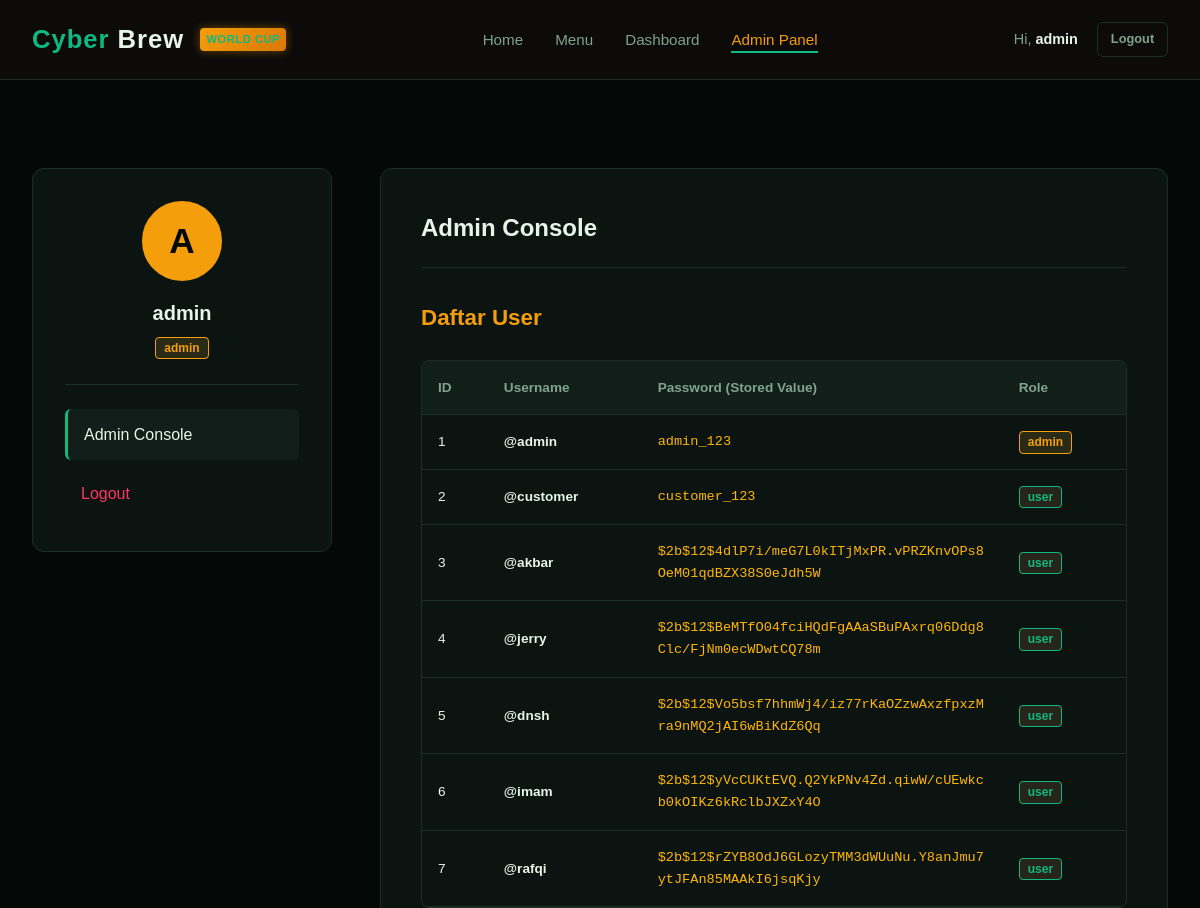
The page /admin (signed in, upper part) on the database as committed earlier.
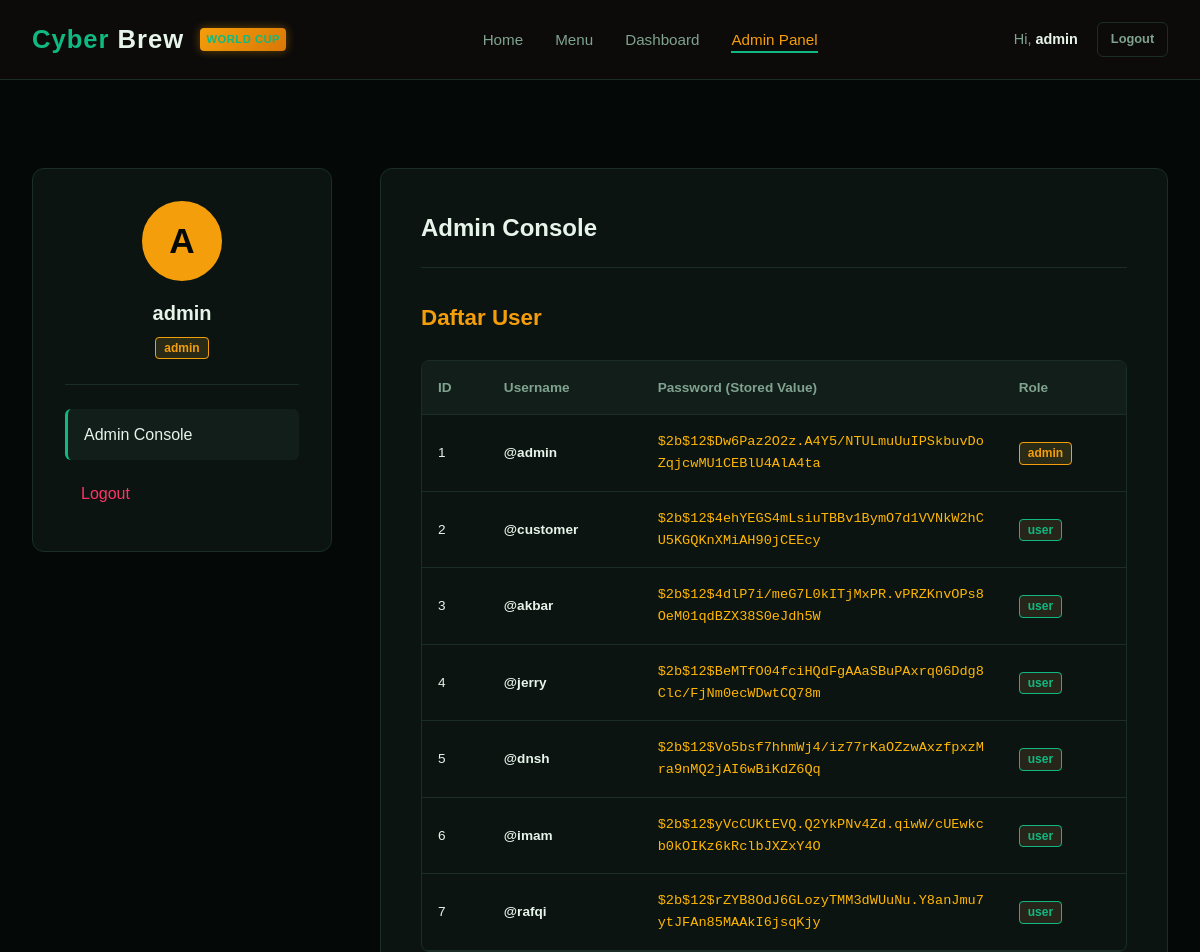
The same page on the database as committed later.
### tables this page shows
CREATE TABLE users (
                id INTEGER PRIMARY KEY AUTOINCREMENT,
                username TEXT UNIQUE NOT NULL,
                password TEXT NOT NULL,
                role TEXT NOT NULL
            );

### app.py (the view)
@app.route('/admin')
@admin_required
def admin_dashboard():
    user = get_current_user()
    conn = get_db_connection()
    orders = conn.execute('SELECT * FROM orders ORDER BY id DESC').fetchall()
    users = conn.execute('SELECT id, username, password, role FROM users').fetchall()
    conn.close()
    return render_template('admin.html', user=user, orders=orders, users=users, attack_log=attack_log, security_mode=config.SECURITY_MODE)

### app.py (called while the page is built, shortened)
@app.before_request
def enforce_https():
    if config.SECURITY_MODE:
        is_secure = request.is_secure or request.headers.get('X-Forwarded-Proto', '').lower() == 'https'
        if not is_secure:
            url = request.url.replace("http://", "https://", 1)
            return redirect(url, code=301)

def get_db_connection():
    conn = sqlite3.connect(config.DATABASE)
    conn.row_factory = sqlite3.Row
    return conn

def get_current_user():
    if config.SECURITY_MODE:
        username = session.get('username')
        if not username:
            return None
        conn = get_db_connection()
        user = conn.execute('SELECT * FROM users WHERE username = ?', (username,)).fetchone()
        conn.close()
        return user

@app.context_processor
def inject_security_status():
    return dict(SECURITY_MODE=config.SECURITY_MODE)

### templates/admin.html (shortened to what this page needs)
{% extends 'layout.html' %}
{% block content %}
<section class="container">
    <div class="dashboard-grid">
        <aside class="dashboard-sidebar">
            <div class="profile-card">
                <div class="profile-avatar" style="background-color: var(--accent); color: var(--bg-dark);">
                    A
                </div>
                <h3 class="profile-name">{{ user.username }}</h3>
                <span class="role-badge admin">{{ user.role }}</span>
            </div>
            <ul class="sidebar-menu">
                <li>
                    <a href="/admin" class="sidebar-link active">
                        Admin Console
                    </a>
                </li>
                <li>
                    <a href="/logout" class="sidebar-link" style="color: var(--insecure-red);">
                        Logout
                    </a>
                </li>
            </ul>
        </aside>
        <div class="dashboard-content">
            <div class="dashboard-header">
                <h2>Admin Console</h2>
            </div>
            <div style="margin-bottom: 3.5rem;">
                <h3 style="margin-bottom: 1rem; color: var(--accent); font-size: 1.4rem;">Daftar User</h3>
                <div class="db-table-wrapper">
                    <table class="db-table">
                        <thead>
                            <tr>
                                <th>ID</th>
                                <th>Username</th>
                                <th>Password (Stored Value)</th>
                                <th>Role</th>
                            </tr>
                        </thead>
                        <tbody>
                            {% for u in users %}
                                <tr>
                                    <td>{{ u.id }}</td>
                                    <td style="font-weight: 600; color: var(--text-light);">@{{ u.username }}</td>
                                    <td class="password-cell">{{ u.password }}</td>
                                    <td>
                                        <span class="role-badge {% if u.role == 'admin' %}admin{% else %}user{% endif %}">
                                            {{ u.role }}
                                        </span>
                                    </td>
                                </tr>
                            {% endfor %}
                        </tbody>
                    </table>
                </div>
            </div>
        </div>
    </div>
</section>
{% endblock %}

### templates/layout.html (shortened to what this page needs)
<!DOCTYPE html>
<html lang="id">
<head>
    <link rel="stylesheet" href="/static/css/style.css">
</head>
<body>
    <header>
        <div class="nav-container">
            <div class="logo">
                <a href="/"><span>Cyber</span> Brew <span class="wc-badge">World Cup</span></a>
            </div>
            <nav>
                <ul class="nav-menu">
                    <li><a href="/" class="nav-link {% if request.path == '/' %}active{% endif %}">Home</a></li>
                    <li><a href="/menu" class="nav-link {% if request.path == '/menu' %}active{% endif %}">Menu</a></li>
                    {% if user %}
                        <li><a href="/dashboard" class="nav-link {% if request.path == '/dashboard' %}active{% endif %}">Dashboard</a></li>
                        {% if user.role == 'admin' %}
                            <li><a href="/admin" class="nav-link {% if request.path == '/admin' %}active{% endif %}" style="color: var(--accent);">Admin Panel</a></li>
                        {% endif %}
                    {% endif %}
                </ul>
            </nav>
            <div class="nav-buttons">
                {% if user %}
                    <span style="font-size: 0.9rem; color: var(--text-muted);">Hi, <strong style="color: var(--text-light);">{{ user.username }}</strong></span>
                    <a href="/logout" class="btn btn-secondary btn-sm">Logout</a>
                {% else %}
                    <a href="/login" class="btn btn-secondary btn-sm">Login</a>
                    <a href="/register" class="btn btn-primary btn-sm">Daftar</a>
                {% endif %}
            </div>
        </div>
    </header>
    <main>
        {% block content %}{% endblock %}
    </main>
</body>
</html>

Rows that differ between the two databases and show on the page:
changed users "admin": password "admin_123" → "$2b$12$Dw6Paz2O2z.A4Y5/NTULmuUuIPSkbuvDoZqjcwMU1CEBlU4AlA4ta"
changed users "customer": password "customer_123" → "$2b$12$4ehYEGS4mLsiuTBBv1BymO7d1VVNkW2hCU5KGQKnXMiAH90jCEEcy"
